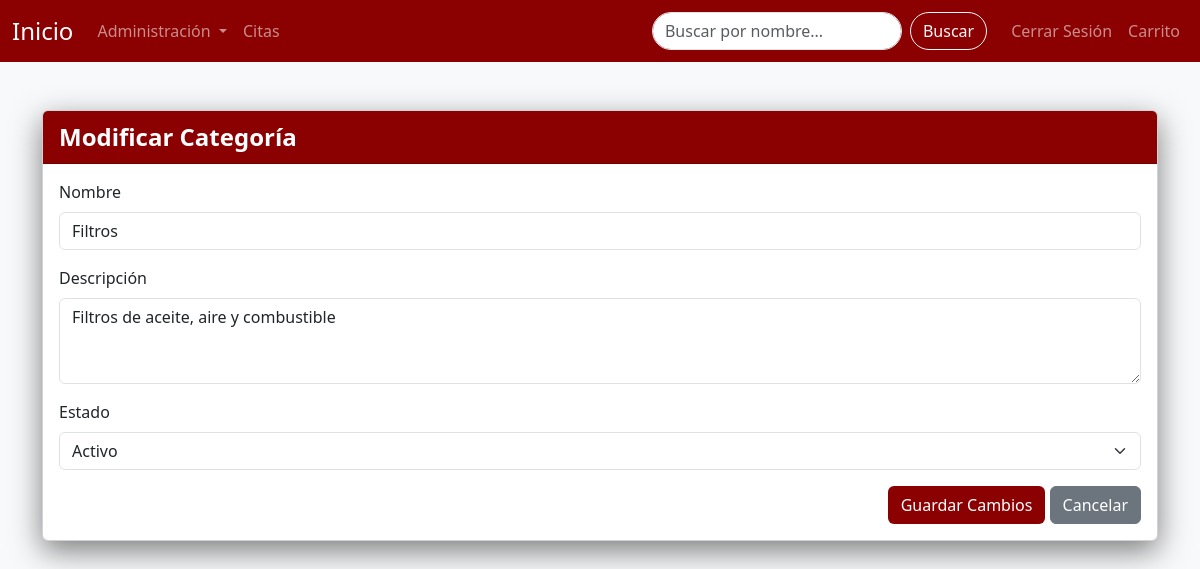
Page /view/Administracion/Categorias/modificarCategoria.php?id=1 (signed in) on the committed database.
### tables this page shows
CREATE TABLE CATEGORIAS (
    id_categoria INT AUTO_INCREMENT PRIMARY KEY,
    nombre VARCHAR(100),
    descripcion VARCHAR(500),
    estado BIT DEFAULT 1
);

### view/Administracion/Categorias/modificarCategoria.php (the view, shortened to what this page needs)
<!DOCTYPE html>
<?php
$mysqli2 = abrirConexion();
$id = isset($_GET['id']) ? intval($_GET['id']) : 0;
$errorNombre = $errorDescripcion = $errorEstado = "";
$categoriaID = $mysqli2->query("SELECT * FROM CATEGORIAS WHERE id_categoria = $id")->fetch_assoc();
?>
<html lang="es">
<head>
    <link href="https://cdn.jsdelivr.net/npm/bootstrap@5.3.7/dist/css/bootstrap.min.css" rel="stylesheet">
    <link rel="stylesheet" href="https://cdnjs.cloudflare.com/ajax/libs/font-awesome/6.0.0-beta3/css/all.min.css">
</head>
<body class="bg-light">
    <?php include '../../componentes/navbar.php'; ?>
    <div class="container mt-5">
        <div class="card card-sombra">
            <div class="card-header card-header-custom">
                Modificar Categoría
            </div>
            <div class="card-body">
                <form method="POST">
                    <div class="mb-3">
                        <label for="nombreCategoria" class="form-label">Nombre</label>
                        <input type="text" name="nombreCategoria" class="form-control <?= !empty($errorNombre) ? 'is-invalid' : '' ?>" id="nombreCategoria"
                               value="<?= isset($_POST['nombreCategoria']) ? htmlspecialchars($_POST['nombreCategoria']) : htmlspecialchars($categoriaID['nombre']) ?>">
                    </div>
                    <div class="mb-3">
                        <label for="descripcionCategoria" class="form-label">Descripción</label>
                        <textarea class="form-control <?= !empty($errorDescripcion) ? 'is-invalid' : '' ?>" name="descripcionCategoria" id="descripcionCategoria" rows="3"><?= isset($_POST['descripcionCategoria']) ? htmlspecialchars($_POST['descripcionCategoria']) : htmlspecialchars($categoriaID['descripcion']) ?></textarea>
                    </div>
                    <div class="mb-3">
                        <label for="estadoCategoria" class="form-label">Estado </label>
                        <select class="form-select <?= !empty($errorEstado) ? 'is-invalid' : '' ?>" name="estadoCategoria" id="estadoCategoria">
                            <option value="Activo" <?= (isset($_POST['estadoCategoria']) ? $_POST['estadoCategoria'] == "Activo" : $categoriaID['estado']==1) ? 'selected' : '' ?>>Activo</option>
                        </select>
                    </div>
                    <div class="text-end">
                        <button type="submit" class="btn btn-custom">Guardar Cambios</button>
                        <a href="/sc502-2c2025-grupo2/view/Administracion/Categorias/categorias.php" class="btn btn-secondary">Cancelar</a>
                    </div>
                </form>
            </div>
        </div>
    </div>
</body>
</html>

### view/Administracion/Categorias/modificarCategoria.php (style rules this page uses)
.card-sombra { box-shadow: 0 10px 30px rgba(0, 0, 0, 0.5); }
.card-header-custom { background-color: #8B0000; color: white; font-size: 1.5rem; font-weight: bold; }
.btn-custom { background-color: #8B0000; color: #fff; }

### rows in the picture
categorias: nombreCategoria "Filtros", descripcionCategoria "Filtros de aceite, aire y combustible", estadoCategoria "Activo"
